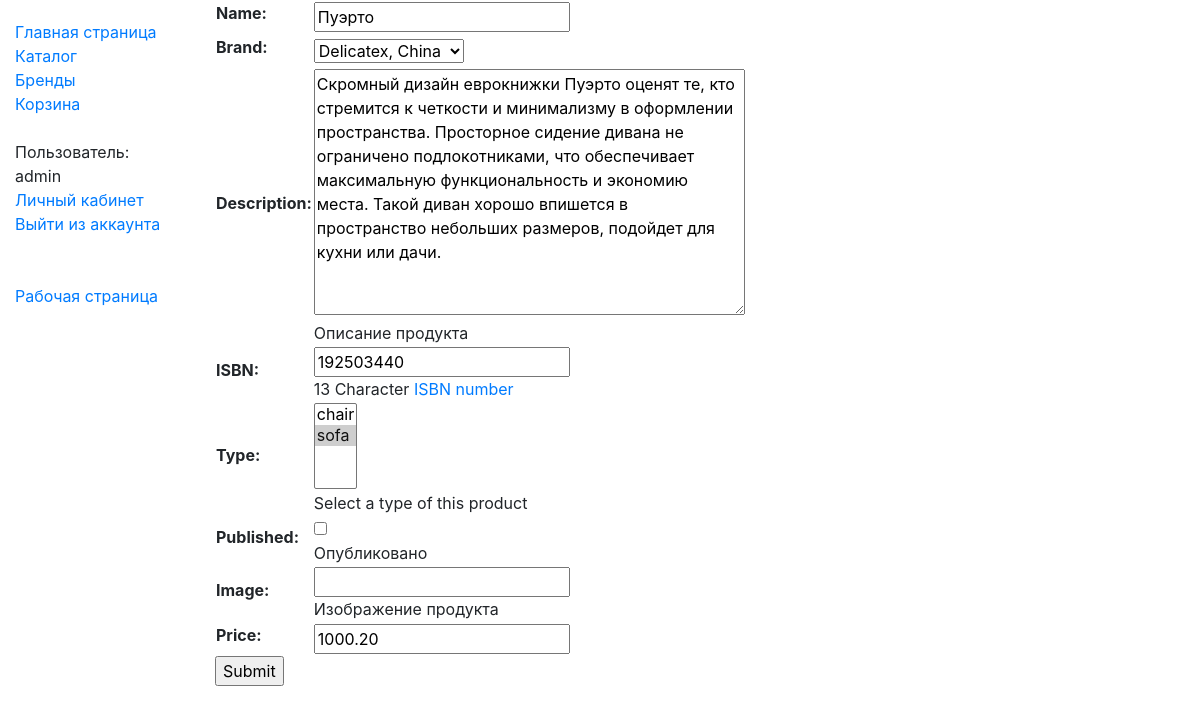
The app's page /catalog/furniture/4/update/ (signed in), older data.
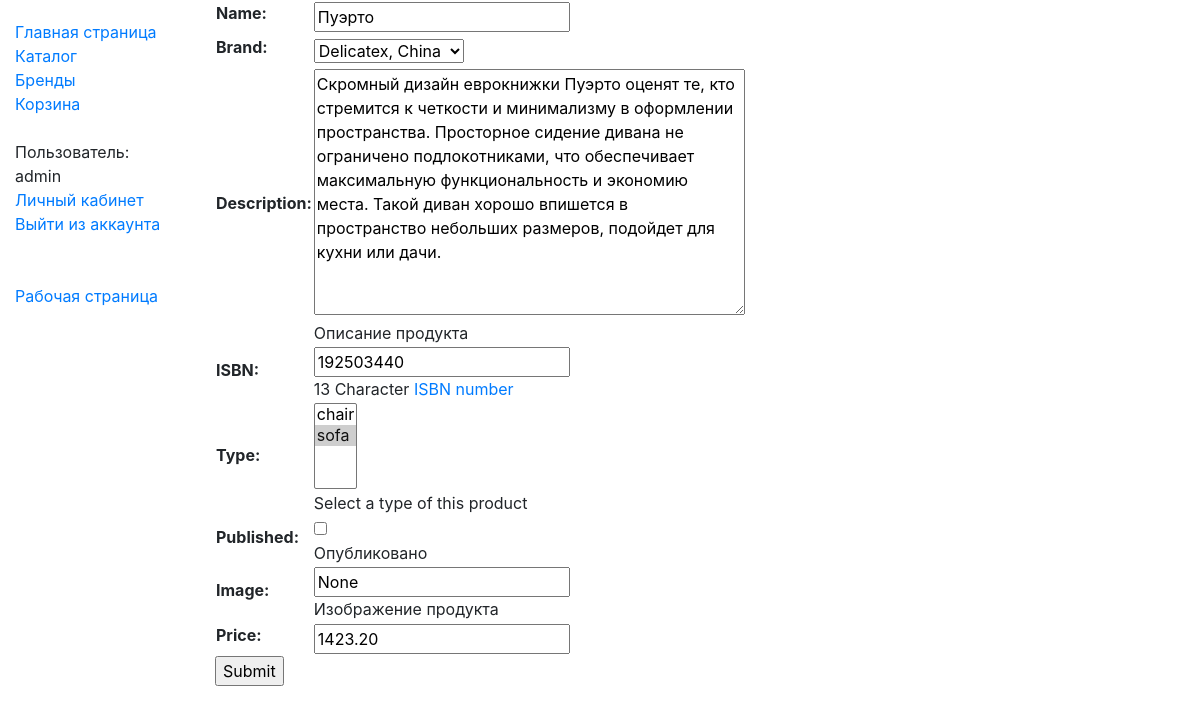
The same page, newer data.
### catalog/models.py (models this page shows, shortened)
class Furniture(models.Model):
    name = models.CharField(max_length=200)
    brand = models.ForeignKey('Brand', on_delete=models.SET_NULL, null=True)
    description = models.TextField(max_length=1000, help_text="Описание продукта")
    isbn = models.CharField('ISBN', max_length=13,
                            help_text='13 Character <a href="https://www.isbn-international.org/content/what-isbn">ISBN number</a>')
    type = models.ManyToManyField(Type, help_text="Select a type of this product")
    published = models.BooleanField(default=False, help_text="Опубликовано")
    image = models.CharField(max_length=500, help_text="Изображение продукта", null=True)
    price = models.DecimalField(max_digits=6, decimal_places=2, default=1000.20)
    def display_type(self):
        return ', '.join(type.name for type in self.type.all()[:3])
    display_type.short_description = 'type'
    class Meta:
        ordering = ['brand']

class Brand(models.Model):
    name = models.CharField(max_length=100)
    country = models.CharField(max_length=100)
    description = models.CharField(max_length=500, null=True)
    def __str__(self):
        return '%s, %s' % (self.name, self.country)
    class Meta:
        ordering = ['name']

class Type(models.Model):
    name = models.CharField(max_length=200, help_text="Enter the product type")
    def __str__(self):
        return self.name

### catalog/views.py (the view)
# urls.py: path('furniture/<int:pk>/update/', views.FurnitureUpdate.as_view(), name='furniture-update'),
class FurnitureUpdate(PermissionRequiredMixin, UpdateView):
    permission_required = 'catalog.worker'
    model = Furniture
    fields = '__all__' # Not recommended (potential security issue if more fields added)

### catalog/templates/catalog/furniture_form.html (shortened to what this page needs)
{% extends "base_generic.html" %}
{% block content %}
  <form action="" method="post">
    <table>
    {{ form.as_table }}
    </table>
    <input type="submit" value="Submit">
  </form>
{% endblock %}

Row changes from the older to the newer data that the page shows:
changed Furniture "Delicatex, China": image (not shown) → "None"; price "1000.20" → "1423.20"
